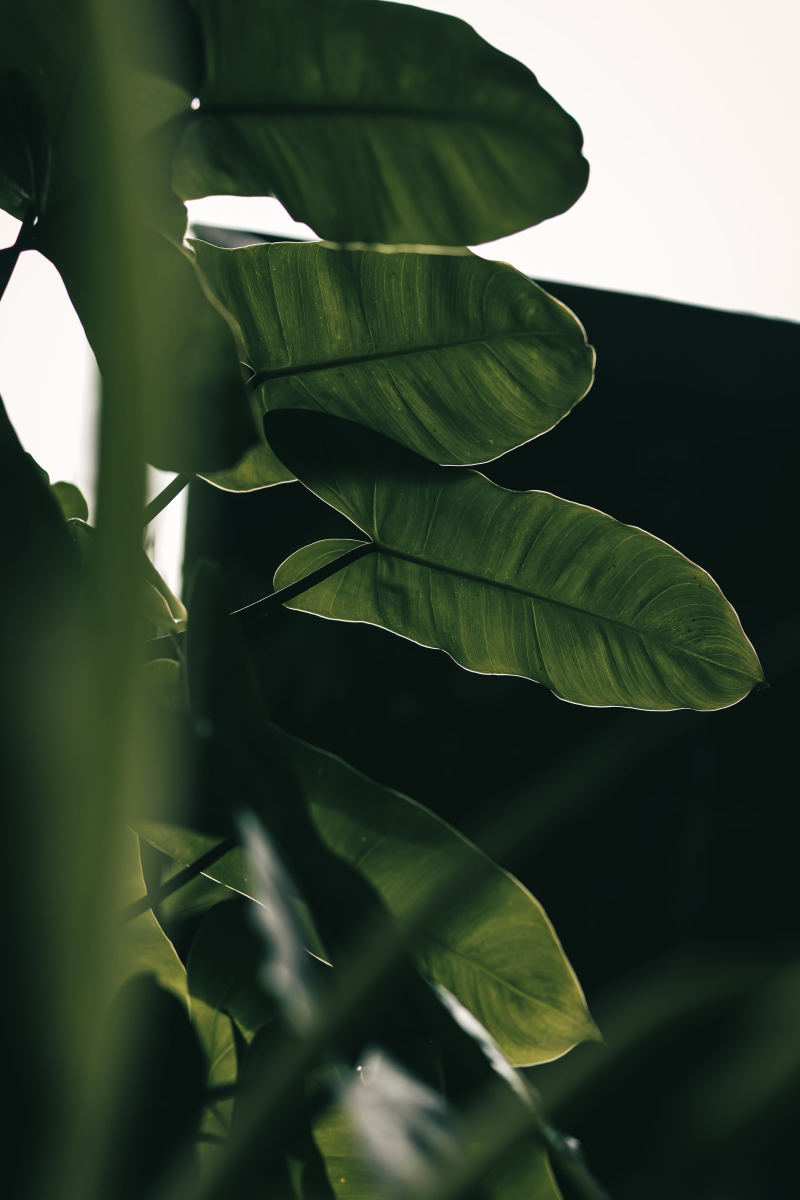
#> input picture Multiprocessing/1.jpg, 2400 x 3600 px (shown at 1/3 size)
$ python imageThreads.py
#> lines starting #> are read from the running program, lines starting #| are printed output that depends on the picture
import concurrent.futures
import time
from PIL import Image, ImageFilter

img_names = [
    '1.jpg',
    '2.jpg',
    '3.jpg',
    '4.jpg',
    '5.jpg',
]

t1 = time.perf_counter()

size = (1200, 1200)


def process_image(img_name):
#> called with img_name = '1.jpg'
    img = Image.open(img_name)
#> img is the input picture: PIL image 2400x3600 RGB; mean R, G, B 56.3, 70.6, 54

    img = img.filter(ImageFilter.GaussianBlur(15))

    img.thumbnail(size)
#> img: PIL image 800x1200 RGB
    img.save(f'processed/{img_name}')
    print(f'{img_name} was processed...')

if __name__ == "__main__":
    '''
    Change ThreadPoolExecutor to Process for switching between
    '''
    with concurrent.futures.ThreadPoolExecutor() as executor:
        executor.map(process_image, img_names)
#> call 2 of process_image, with img_name = '2.jpg'
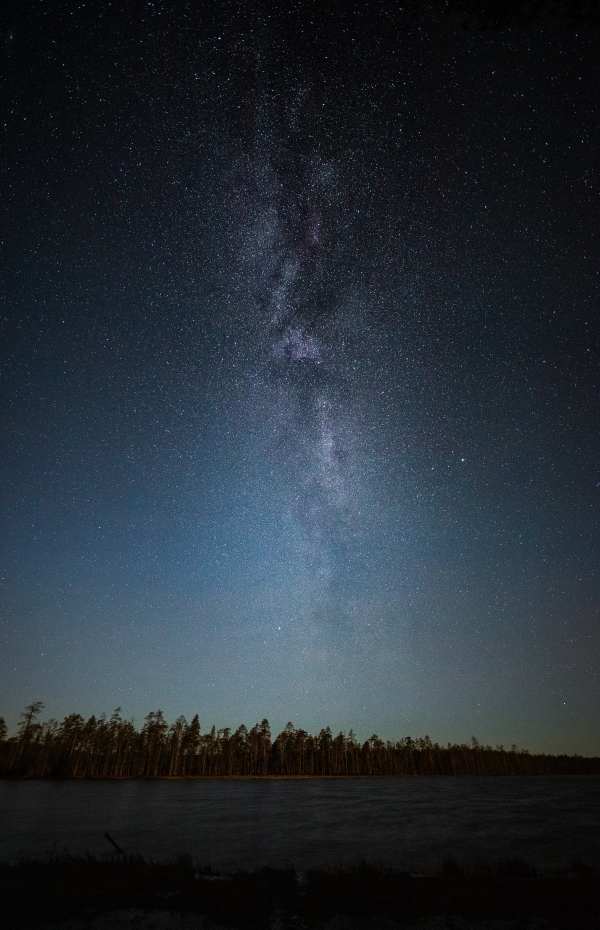
#> input picture Multiprocessing/2.jpg, 2400 x 3717 px (shown at 1/4 size)
#> in process_image, img is the input picture: PIL image 2400x3717 RGB; mean R, G, B 38.1, 46.5, 54.6
#> call 3 of process_image, with img_name = '3.jpg'
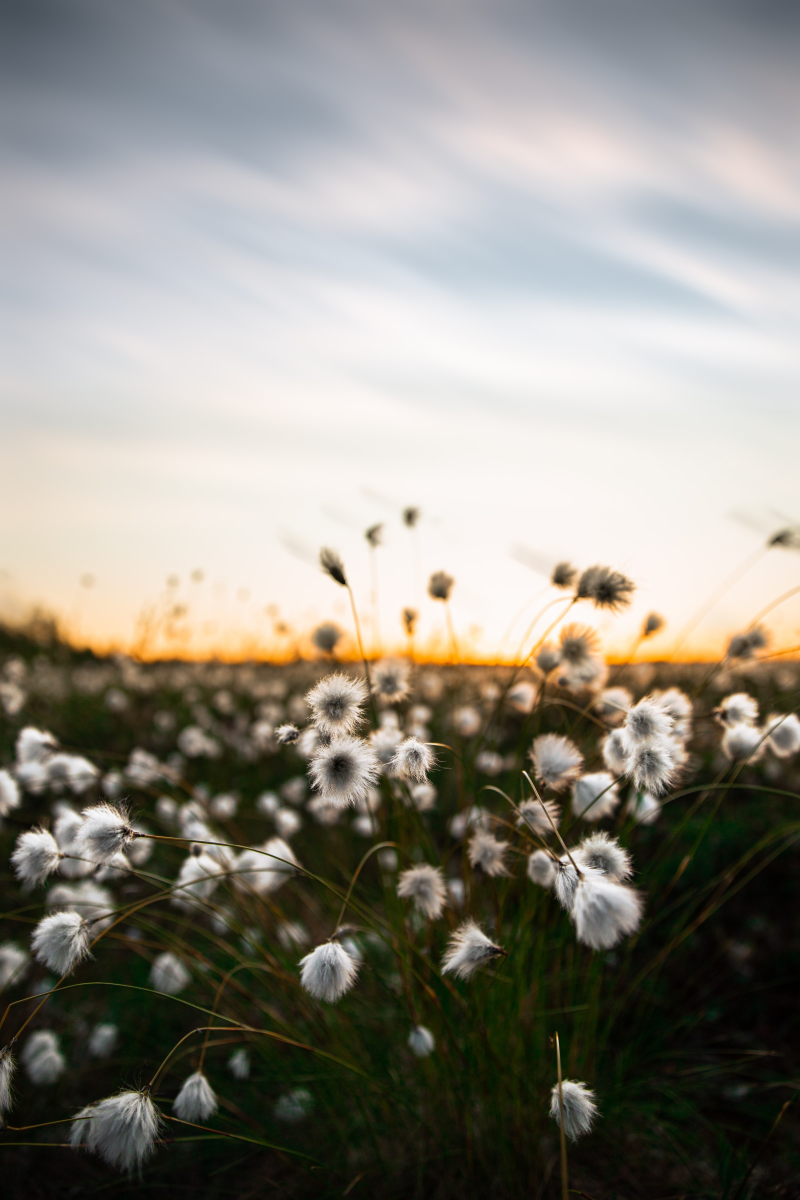
#> input picture Multiprocessing/3.jpg, 2400 x 3600 px (shown at 1/3 size)
#> in process_image, img is the input picture: PIL image 2400x3600 RGB; mean R, G, B 142.9, 139.5, 130.6
#> call 4 of process_image, with img_name = '4.jpg'
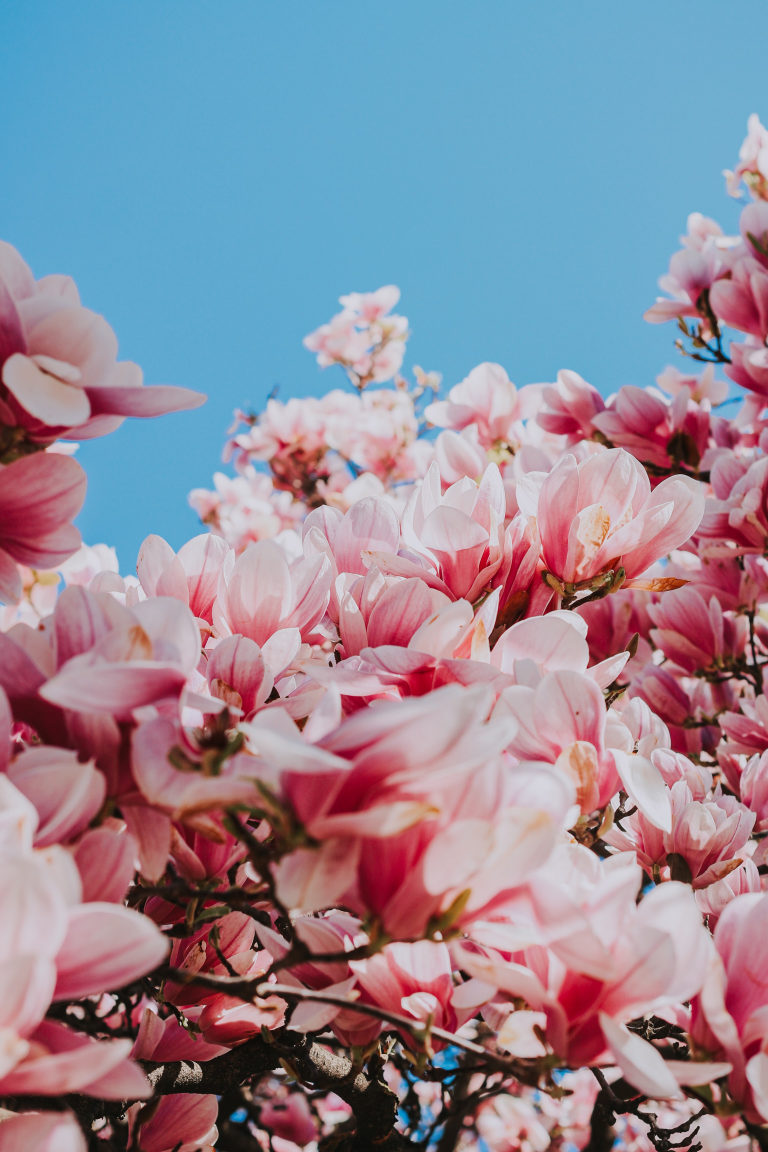
#> input picture Multiprocessing/4.jpg, 2304 x 3456 px (shown at 1/3 size)
#> in process_image, img is the input picture: PIL image 2304x3456 RGB; mean R, G, B 145.4, 137, 152.4
#> in process_image (call 4), `img.thumbnail(size)`:
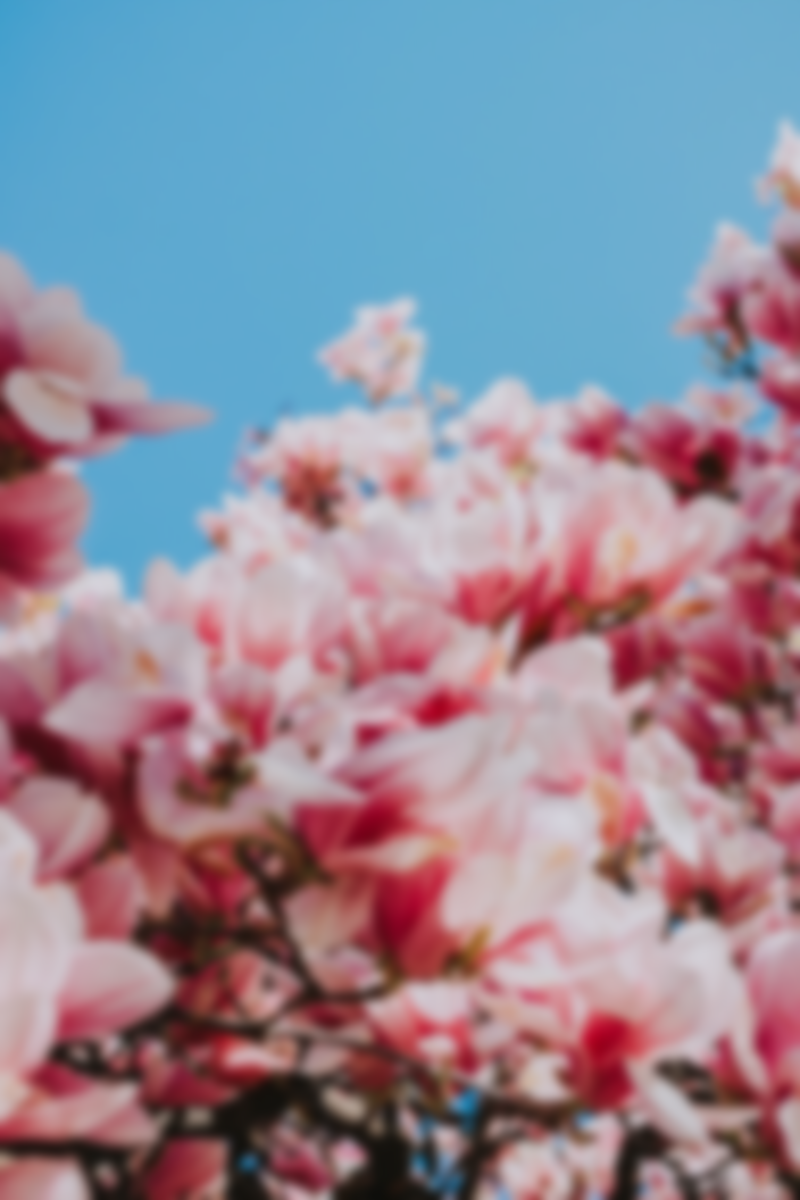
#> img: PIL image 800x1200 RGB; mean R, G, B 145.4, 137, 152.4
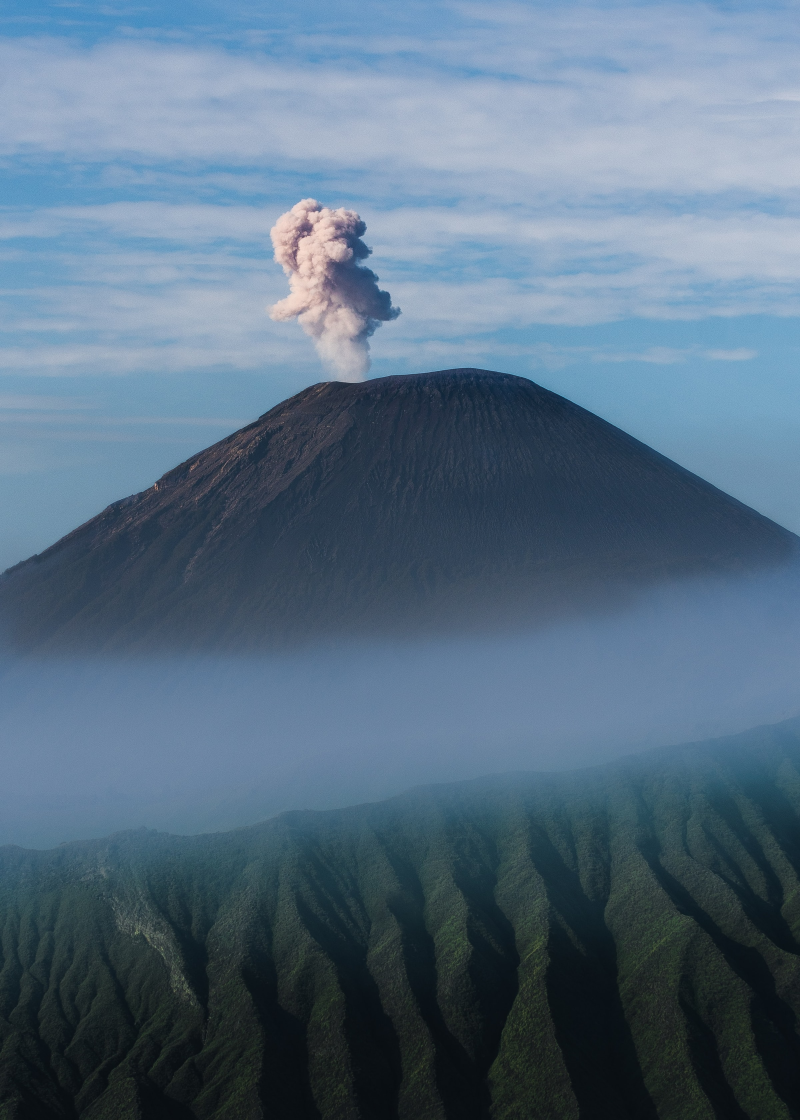
#> input picture Multiprocessing/5.jpg, 2400 x 3360 px (shown at 1/3 size)
#> in process_image, img is the input picture: PIL image 2400x3360 RGB; mean R, G, B 87.9, 110.2, 129.8


t2 = time.perf_counter()

print(f'Finished in {t2-t1} seconds')
